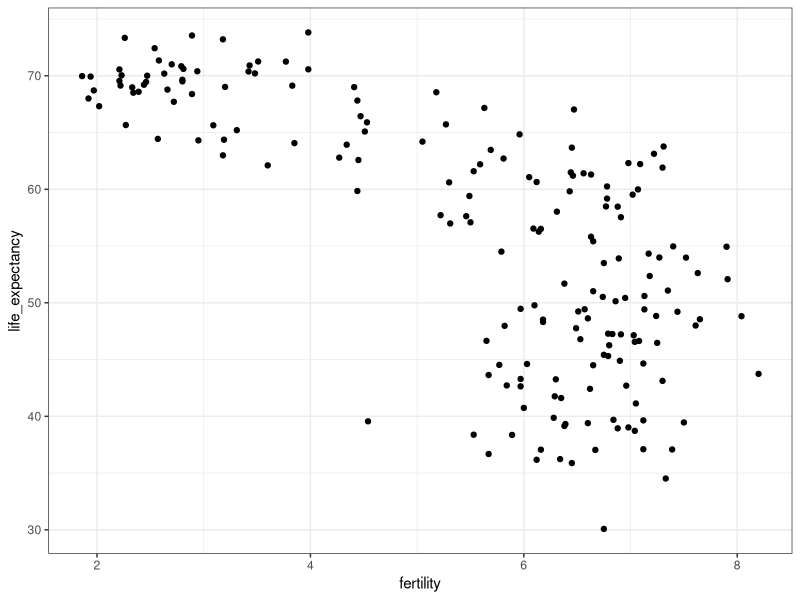
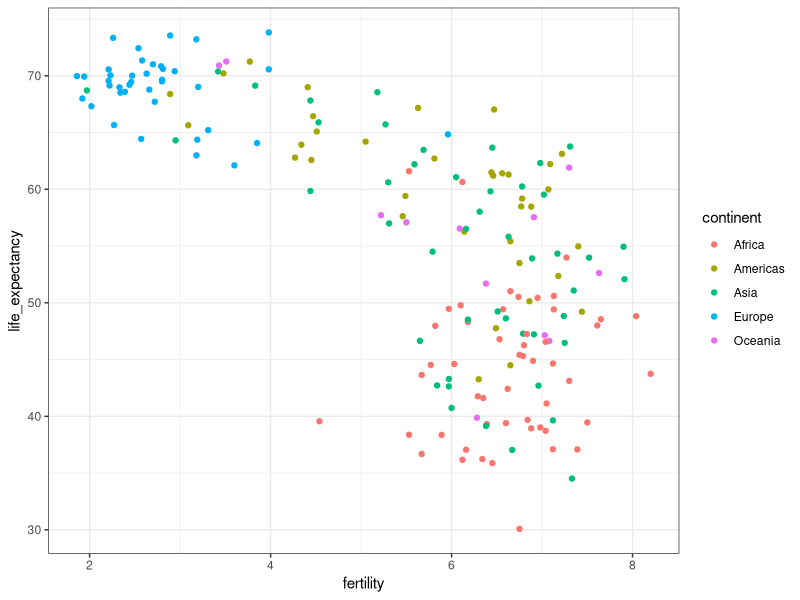
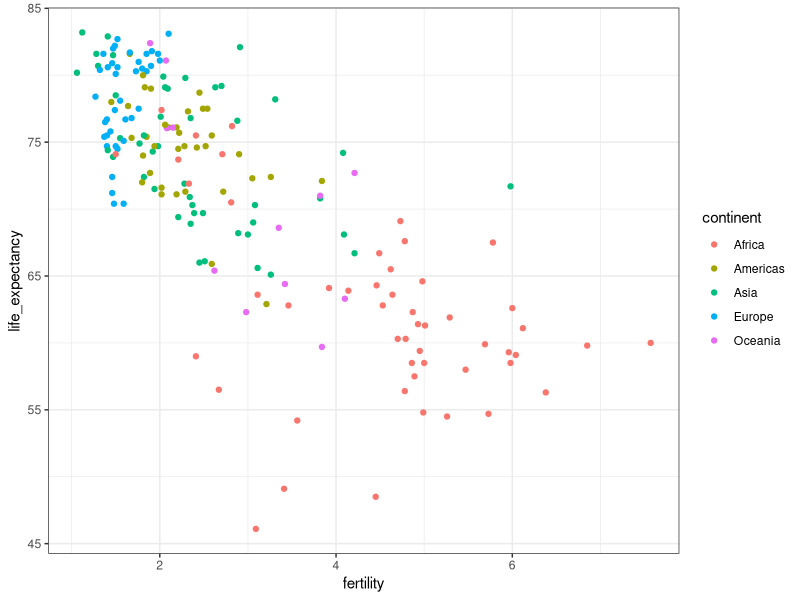
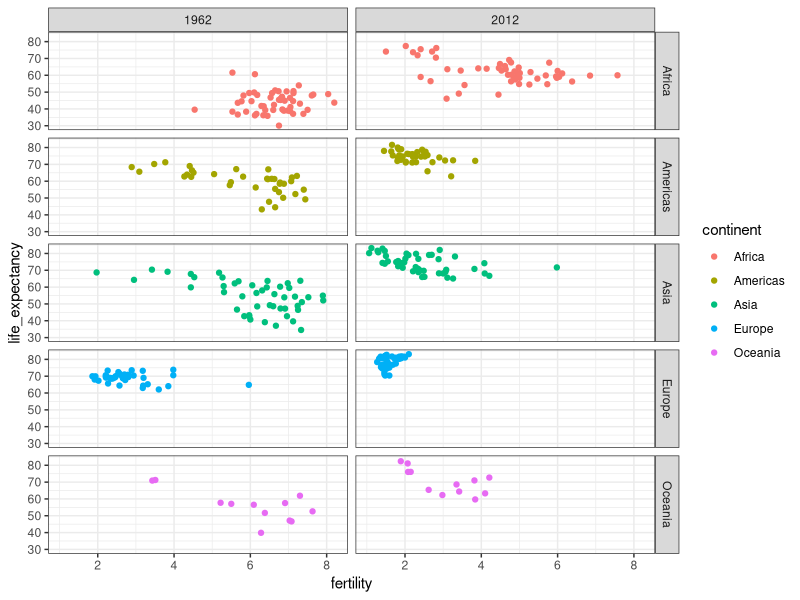
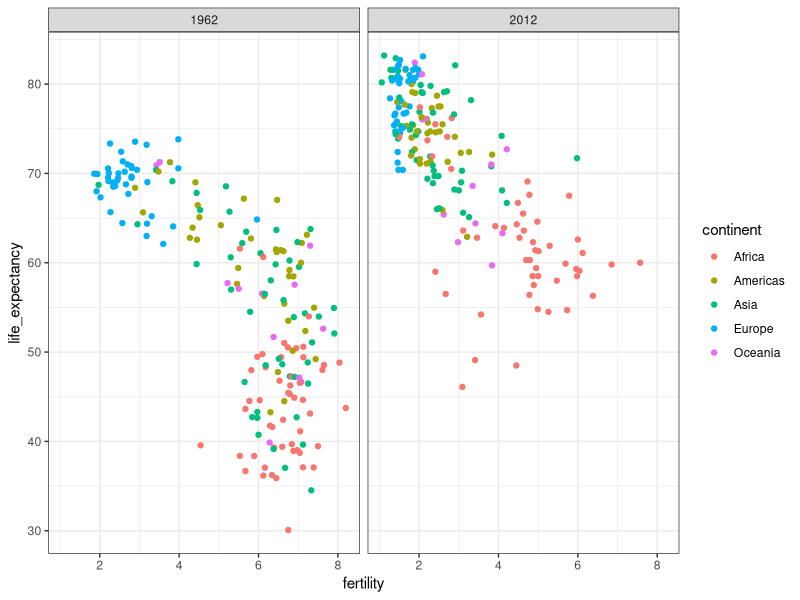
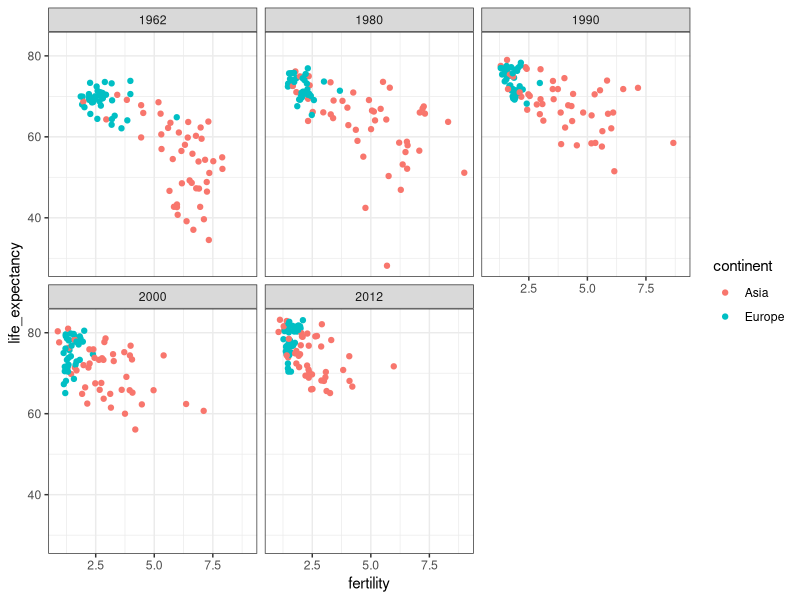
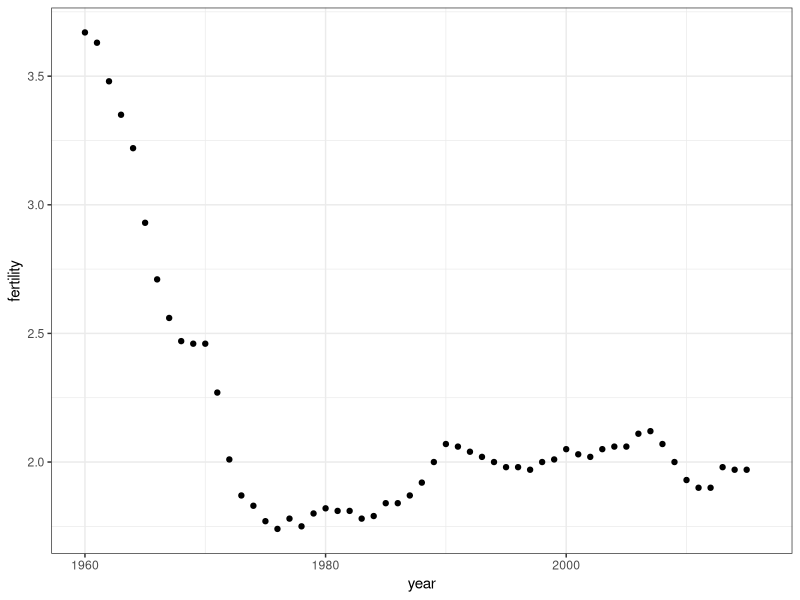
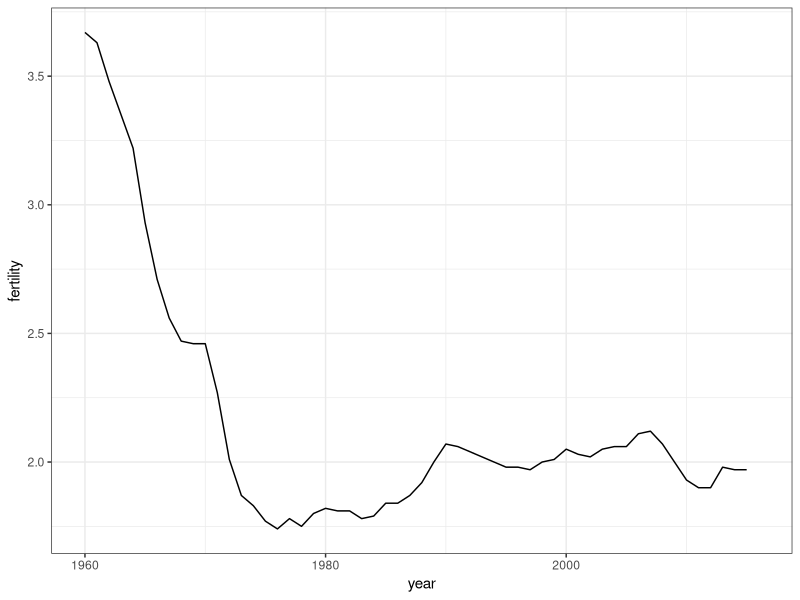

Recreate these plots in R, in order.
## ---- chunk 1
knitr::opts_chunk$set(echo = TRUE)
## ---- chunk 2
library(dslabs)
library(dplyr)
data("gapminder")
str(gapminder)
## ---- chunk 3
dim(gapminder)
## ---- chunk 4
gapminder %>% filter(year == 2015 & country %in% c("Sri Lanka", "Turkey")) %>% 
  select(country, infant_mortality)
## ---- chunk 5
library(ggplot2)
gapminder %>% filter(year == 1962) %>% 
  ggplot(aes(fertility, life_expectancy)) +
  geom_point() +
  ds_theme_set()
## ---- chunk 6
gapminder %>% filter(year == 1962) %>% 
  ggplot(aes(fertility, life_expectancy, color = continent)) +
  geom_point() +
  ds_theme_set()
## ---- chunk 7
gapminder %>% filter(year == 2012) %>% 
  ggplot(aes(fertility, life_expectancy, color = continent)) +
  geom_point() +
  ds_theme_set()
## ---- chunk 8
gapminder %>% filter(year %in% c(1962,2012)) %>% 
  ggplot(aes(fertility, life_expectancy, color = continent)) +
  geom_point() +
  ds_theme_set() +
  facet_grid(continent ~ year)
## ---- chunk 9
gapminder %>% filter(year %in% c(1962,2012)) %>% 
  ggplot(aes(fertility, life_expectancy, color = continent)) +
  geom_point() +
  ds_theme_set() +
  facet_grid(.~year)
## ---- chunk 10
years <- c(1962, 1980, 1990, 2000, 2012)
continents <- c("Europe", "Asia")
gapminder %>%
    filter(year %in% years & continent %in% continents) %>%
    ggplot(aes(fertility, life_expectancy, col = continent)) +
    geom_point() +
    facet_wrap(~year)
## ---- chunk 11
gapminder %>%
    filter(country == "United States") %>%
    ggplot(aes(year, fertility)) +
    geom_point()
## ---- chunk 12
gapminder %>%
    filter(country == "United States") %>%
    ggplot(aes(year, fertility)) +
    geom_line()
## ---- chunk 13
gapminder %>%
    filter(country %in% c("South Korea", "Germany")) %>%
    ggplot(aes(year, fertility, col = country)) +
    geom_line()
## ---- chunk 14
countries <- c("South Korea", "Germany")
labels <- data.frame(country = countries, x = c(1975, 1965), y = c(60, 72))
gapminder %>% filter(country %in% countries) %>%
    ggplot(aes(year, life_expectancy, col = country)) +
    geom_line() +
    geom_text(data = labels, aes(x, y, label = country), size = 5) +
    theme(legend.position = "none")
## ---- chunk 15
gapminder <- gapminder %>% 
  mutate(dollars_per_day = gdp/population/365)
past_year <- 1970
gapminder %>% 
  filter(year == past_year & !is.na(gdp)) %>% 
  ggplot(aes(dollars_per_day)) +
  geom_histogram(binwidth = 1, color = "black")
## ---- chunk 16
gapminder %>% 
  filter(year == past_year & !is.na(gdp)) %>% 
  ggplot(aes(log2(dollars_per_day))) +
  geom_histogram(binwidth = 1, color = "black")
## ---- chunk 17
gapminder %>% 
  filter(year == past_year & !is.na(population)) %>% 
  ggplot(aes(log10(population))) +
  geom_histogram(binwidth = 0.5, color = "black")
## ---- chunk 18
gapminder %>%
    filter(year == past_year & !is.na(gdp)) %>%
    ggplot(aes(dollars_per_day)) +
    geom_histogram(binwidth = 1, color = "black") +
    scale_x_continuous(trans = "log2")
## ---- chunk 19
length(levels(gapminder$region))
## ---- chunk 20
p <- gapminder %>% 
  filter(year == past_year & !is.na(gdp)) %>%
  ggplot(aes(region, dollars_per_day))
p + geom_boxplot()
## ---- chunk 21
p + geom_boxplot() +
  theme(axis.text.x = element_text(angle = 90, hjust = 1))
## ---- chunk 22
fac <- factor(c("Asia", "Asia", "West", "West", "West"))
levels(fac)
## ---- chunk 23
value <- c(10, 11, 12, 6, 4)
fac <- reorder(fac, value, FUN = mean)
levels(fac)
## ---- chunk 24
p <- gapminder %>%
    filter(year == past_year & !is.na(gdp)) %>%
    mutate(region = reorder(region, dollars_per_day, FUN = median)) %>%    # reorder
    ggplot(aes(region, dollars_per_day, fill = continent)) +    # color by continent
    geom_boxplot() +
    theme(axis.text.x = element_text(angle = 90, hjust = 1)) +
    xlab("")
p
## ---- chunk 25
gapminder %>%
    filter(year == 2011 & !is.na(gdp)) %>%
    mutate(region = reorder(region, dollars_per_day, FUN = median)) %>%    # reorder
    ggplot(aes(region, dollars_per_day, fill = continent)) +    # color by continent
    geom_boxplot() +
    theme(axis.text.x = element_text(angle = 90, hjust = 1)) +
    xlab("")
## ---- chunk 26
p + scale_y_continuous(trans = "log2")
## ---- chunk 27
gapminder %>%
    filter(year == 2011 & !is.na(gdp)) %>%
    mutate(region = reorder(region, dollars_per_day, FUN = median)) %>%    # reorder
    ggplot(aes(region, dollars_per_day, fill = continent)) +    # color by continent
    geom_boxplot() +
    theme(axis.text.x = element_text(angle = 90, hjust = 1)) +
    xlab("") + scale_y_continuous(trans = "log2")
## ---- chunk 28
p + scale_y_continuous(trans = "log2") + geom_point(show.legend = FALSE)
## ---- chunk 29
gapminder <- gapminder %>%
    mutate(dollars_per_day = gdp/population/365)
past_year <- 1970
# define Western countries
west <- c("Western Europe", "Northern Europe", "Southern Europe", "Northern America", "Australia and New Zealand")
gapminder %>%
    filter(year == past_year & !is.na(gdp)) %>%
    mutate(group = ifelse(region %in% west, "West", "Developing")) %>%
    ggplot(aes(dollars_per_day)) +
    geom_histogram(binwidth = 1, color = "black") +
    scale_x_continuous(trans = "log2") +
    facet_grid(. ~ group)
## ---- chunk 30
past_year <- 1970
present_year <- 2010
gapminder %>%
    filter(year %in% c(past_year, present_year) & !is.na(gdp)) %>%
    mutate(group = ifelse(region %in% west, "West", "Developing")) %>%
    ggplot(aes(dollars_per_day)) +
    geom_histogram(binwidth = 1, color = "black") +
    scale_x_continuous(trans = "log2") +
    facet_grid(year ~ group)
## ---- chunk 31
country_list_1 <- gapminder %>%
    filter(year == past_year & !is.na(dollars_per_day)) %>% .$country
country_list_2 <- gapminder %>%
    filter(year == present_year & !is.na(dollars_per_day)) %>% .$country
country_list <- intersect(country_list_1, country_list_2)
gapminder %>% 
    filter(year %in% c(past_year, present_year) & country %in% country_list) %>%
    mutate(group = ifelse(region %in% west, "West", "Developing")) %>%
    ggplot(aes(dollars_per_day)) +
    geom_histogram(binwidth = 1, color = "black") +
    scale_x_continuous(trans = "log2") +
    facet_grid(year ~ group)
## ---- chunk 32
p <- gapminder %>%
    filter(year %in% c(past_year, present_year) & country %in% country_list) %>%
    mutate(region = reorder(region, dollars_per_day, FUN = median)) %>%
    ggplot(aes(region, dollars_per_day)) +
    theme(axis.text.x = element_text(angle = 90, hjust = 1)) +
    xlab("") + scale_y_continuous(trans = "log2")
## ---- chunk 33
p + geom_boxplot(aes(region, dollars_per_day, fill = continent)) +
    facet_grid(year ~ .)
## ---- chunk 34
p + geom_boxplot(aes(region, dollars_per_day, fill = factor(year)))
## ---- chunk 35
#gapminder %>%
#    filter(year == past_year & country %in% country_list) %>%
#    mutate(group = ifelse(region %in% west, "West", "Developing")) %>% group_by(group) %>%
#    summarize(n = n()) %>% knitr::kable()
## ---- chunk 36
p <- gapminder %>%
    filter(year == past_year & country %in% country_list) %>%
    mutate(group = ifelse(region %in% west, "West", "Developing")) %>%
    ggplot(aes(dollars_per_day, y = ..count.., fill = group)) +
    scale_x_continuous(trans = "log2")
p + geom_density(alpha = 0.2)
## ---- chunk 37
p <- gapminder %>%
  filter(year %in% c(past_year, present_year) & country %in% country_list) %>%
  mutate(group = ifelse(region %in% west, "West", "Developing")) %>%
  ggplot(aes(dollars_per_day, y = ..count.., fill = group)) +
  scale_x_continuous(trans = "log2")
# stacked density plot
p + geom_density(alpha = 0.2) +
    facet_grid(year ~ .)
## ---- chunk 38
p <- gapminder %>%
  filter(year %in% c(past_year, present_year) & country %in% country_list) %>%
  mutate(group = ifelse(region %in% west, "West", "Developing")) %>%
  ggplot(aes(dollars_per_day, y = ..count.., fill = group)) +
  scale_x_continuous(trans = "log2")
# stacked density plot
p + geom_density(alpha = 0.2, bw = 0.75) +
    facet_grid(year ~ .)
## ---- chunk 39
gapminder <- gapminder %>%
    mutate(group = case_when(
            .$region %in% west ~ "West",
            .$region %in% c("Eastern Asia", "South-Eastern Asia") ~ "East Asia",
            .$region %in% c("Caribbean", "Central America", "South America") ~ "Latin America",
            .$continent == "Africa" & .$region != "Northern Africa" ~ "Sub-Saharan Africa",
            TRUE ~ "Others"))
gapminder <- gapminder %>%
    mutate(group = factor(group, levels = c("Others", "Latin America", "East Asia", "Sub-Saharan Africa", "West")))

p <- gapminder %>%
  filter(year %in% c(past_year, present_year) & country %in% country_list) %>%
    ggplot(aes(dollars_per_day, fill = group)) +
    scale_x_continuous(trans = "log2")
p + geom_density(alpha = 0.2, bw = 0.75) +
    facet_grid(year ~ .)
## ---- chunk 40
p + geom_density(alpha = 0.2, bw = 0.75, position = "stack") +
    facet_grid(year ~ .)
## ---- chunk 41
gapminder %>%
    filter(year %in% c(past_year, present_year) & country %in% country_list) %>%
    group_by(year) %>%
    mutate(weight = population/sum(population*2)) %>%
    ungroup() %>%
    ggplot(aes(dollars_per_day, fill = group, weight = weight)) +
    scale_x_continuous(trans = "log2") +
    geom_density(alpha = 0.2, bw = 0.75, position = "stack") + facet_grid(year ~ .)
## ---- chunk 42
gapminder <- gapminder %>%
    mutate(group = case_when(
        .$region %in% west ~ "The West",
        .$region %in% "Northern Africa" ~ "Northern Africa",
        .$region %in% c("Eastern Asia", "South-Eastern Asia") ~ "East Asia",
        .$region == "Southern Asia" ~ "Southern Asia",
        .$region %in% c("Central America", "South America", "Caribbean") ~ "Latin America",
        .$continent == "Africa" & .$region != "Northern Africa" ~ "Sub-Saharan Africa",
        .$region %in% c("Melanesia", "Micronesia", "Polynesia") ~ "Pacific Islands"))
surv_income <- gapminder %>%
    filter(year %in% present_year & !is.na(gdp) & !is.na(infant_mortality) & !is.na(group)) %>%
    group_by(group) %>%
    summarize(income = sum(gdp)/sum(population)/365,
                        infant_survival_rate = 1 - sum(infant_mortality/1000*population)/sum(population))
surv_income %>% arrange(income)
## ---- chunk 43
surv_income %>% ggplot(aes(income, infant_survival_rate, label = group, color = group)) +
    scale_x_continuous(trans = "log2", limit = c(0.25, 150)) +
    scale_y_continuous(trans = "logit", limit = c(0.875, .9981),
                                       breaks = c(.85, .90, .95, .99, .995, .998)) +
    geom_label(size = 3, show.legend = FALSE) 
## ---- chunk 44
gapminder %>% filter(year == 2012 & continent == "Africa") %>%
  ggplot(aes(fertility, life_expectancy)) +
  geom_point()
## ---- chunk 45
gapminder %>% filter(year == 2012 & continent == "Africa") %>%
  ggplot(aes(fertility, life_expectancy, color = region)) +
  geom_point()
## ---- chunk 46
df <- gapminder %>% filter(year == 2012 & continent == "Africa" & life_expectancy >= 70 & fertility <= 3) %>%
  select(country, region)
df
## ---- chunk 47
tab <- gapminder %>% filter(country %in% c("Vietnam", "United States") & year <= 2010)
## ---- chunk 48
p <- tab %>% ggplot(aes(year, life_expectancy, color = country)) +
  geom_line()
p
## ---- chunk 49
gapminder %>% filter(country == "Cambodia" & year <= 2010) %>% 
  ggplot(aes(year, life_expectancy)) +
  geom_line()
## ---- chunk 50
daydollars <- gapminder %>% 
  mutate(dollars_per_day = gdp/population/365) %>% 
  filter(continent == "Africa" & year == 2010 & !is.na(dollars_per_day))
## ---- chunk 51
daydollars %>% ggplot(aes(x = dollars_per_day, y = ..count..)) +
  geom_density() +
  scale_x_continuous(trans = "log2")
## ---- chunk 52
gapminder %>% 
  mutate(dollars_per_day = gdp/population/365) %>% 
  filter(continent == "Africa" & year %in% c(1970, 2010) & !is.na(dollars_per_day)) %>% 
  ggplot(aes(x = dollars_per_day, y = ..count..)) +
  geom_density() +
  scale_x_continuous(trans = "log2") +
  facet_grid(year ~ .)
## ---- chunk 53
gapminder %>% 
  mutate(dollars_per_day = gdp/population/365) %>% 
  filter(continent == "Africa" & year %in% c(1970, 2010) & !is.na(dollars_per_day)) %>% 
  ggplot(aes(x = dollars_per_day, y = ..count.., fill = region)) +
  geom_density(alpha = 0.2, bw = 0.5, position = "stack") +
  scale_x_continuous(trans = "log2") +
  facet_grid(year ~ .)
## ---- chunk 54
gapminder_Africa_2010 <- gapminder %>% 
  mutate(dollars_per_day = gdp/population/365) %>%
  filter(continent == "Africa" & year == 2010 & !is.na(dollars_per_day))
gapminder_Africa_2010 %>% ggplot(aes(dollars_per_day,infant_mortality, color = region)) +
  geom_point()
## ---- chunk 55
gapminder_Africa_2010 %>% ggplot(aes(dollars_per_day,infant_mortality, color = region)) +
  geom_point() +
  scale_x_continuous(trans = "log2")
## ---- chunk 56
gapminder_Africa_2010 %>% ggplot(aes(dollars_per_day,infant_mortality, color = region, label = country)) +
  geom_point() +
  scale_x_continuous(trans = "log2") +
  geom_text()
## ---- chunk 57
gapminder %>% 
  mutate(dollars_per_day = gdp/population/365) %>% 
  filter(continent == "Africa" & year %in% c(1970, 2010) & !is.na(dollars_per_day) & !is.na(infant_mortality)) %>% 
  ggplot(aes(dollars_per_day, infant_mortality, color = region, label = country)) +
  geom_point() +
  scale_x_continuous(trans = "log2") +
  geom_text() +
  facet_grid(year ~ .)
